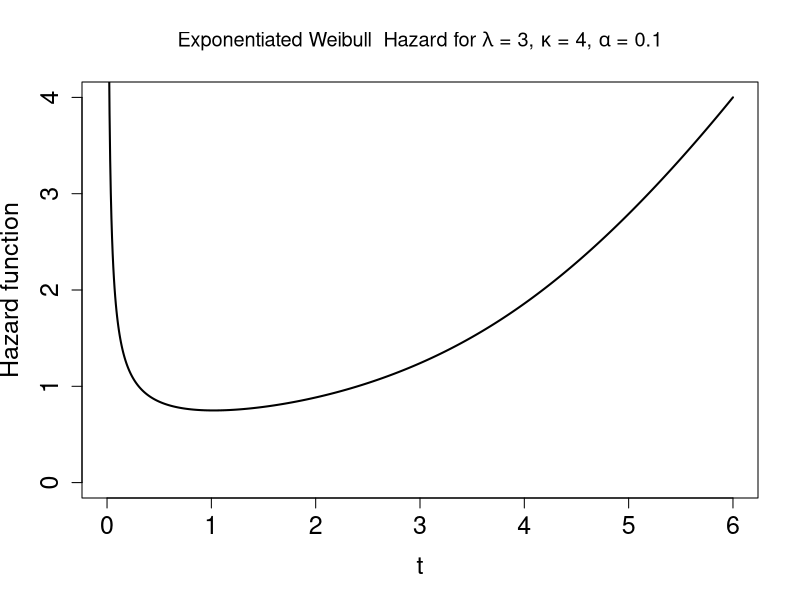

The R source for this figure: (Note: this script raises an error after producing the figure.)
#################################################################
# Job: Fit Exponentiated Weibull distribution for bathtub hazard
#
# Name: Reubenadat
# Date: June 03 2021
# 
##############################################################################
rm(list = ls())
libs = c("utils", "MASS", "copula","numDeriv","scatterplot3d", "reliaR","extRemes","Rmpfr")
lapply(libs, require, character.only = TRUE) #"rmultil" not available for 4.02

### Hazard function and associated plot ####
hexpweibull <- function(t,lambda, kappa, alpha, log=FALSE){
  if ((!is.numeric(t)) || (!is.numeric(lambda)) || (!is.numeric(kappa)) || (!is.numeric(alpha))){ 
    stop("non-numeric argument to mathematical function")}
  if( (length(lambda)!= 1) || (length(kappa)!= 1) || (length(alpha)!= 1) ){
    stop("Non-t parameters must be atomic")}
  if (  (lambda <= 0) || (kappa <= 0) || (alpha <= 0) ){ 
    stop("Invalid arguments.  qp,lp,kp ap must be > 0 ")}
  log.pdf <-  log(alpha) + (alpha-1)*pweibull(t,scale = lambda,shape=kappa,log.p=TRUE) + 
    dweibull(t,scale = lambda,shape=kappa,log=TRUE)
  cdf <- exp(alpha*pweibull(t,scale = lambda,shape = kappa,log.p=TRUE) )
  log.h <- log.pdf - log(1-cdf)
  ifelse(log, return(log.h), return(exp(log.h)))
}   

h <- Vectorize( function(t) hexpweibull(t,3,3,.1) )
curve(h,0,6,ylim=c(0,4),col= "black",lwd=2,n = 1000,
      xlab="t",ylab="Hazard function",cex.axis=1.5, cex.lab = 1.5, 
      main = expression(paste("Exponentiated Weibull  Hazard for ",
                              lambda, " = 3, ", kappa, " = 4, ", alpha, " = 0.1")) )
##############################################################################
##############################################################################
# Cumulative distribution function
pexpweibull<- function(q,lambda,kappa,alpha,log.p=FALSE){
  if ((!is.numeric(q)) || (!is.numeric(lambda))|| (!is.numeric(kappa)) || (!is.numeric(alpha))){ 
    stop("non-numeric argument to mathematical function")}
  if((length(lambda)!= 1) || (length(kappa)!=1) || (length(alpha)!=1)){
    stop("Non-q parameters must be atomic")}
  #if ((min(q) <= 0) || (lambda <= 0) || (kappa <= 0) || (alpha <= 0) ){ 
  # stop("Invalid arguments.  qp,lp,kp ap must be > 0 ")}
  log.cdf <- alpha*pweibull(q,scale = lambda,shape = kappa,log.p=TRUE)
  mpfr(ifelse(log.p, return(log.cdf), return(exp(log.cdf))),128L)
}  
################################################## 
# Probability density function
dexpweibull<- function(t,lambda,kappa,alpha,log=FALSE){
  if ((!is.numeric(t)) || (!is.numeric(lambda))|| (!is.numeric(kappa)) || (!is.numeric(alpha))){ 
    stop("non-numeric argument to mathematical function")}
  if((length(lambda)!= 1) || (length(kappa)!= 1) || (length(alpha)!= 1)){
    stop("Non-x parameters must be atomic")}
  #if ((min(t) <= 0) || (lambda <= 0) || (kappa <= 0) || (alpha <= 0)  ){ 
  # stop("Invalid arguments. td,ld,kd,ad must be > 0 ")}
  log.pdf <-  log(alpha) + (alpha - 1)*pweibull(t,scale = lambda, shape = kappa,log.p  = TRUE)  + 
    dweibull(t,scale = lambda,shape = kappa, log = TRUE)
  mpfr(return(exp(log.pdf)), 128L)
  #ifelse(log, return(log.pdf), return(exp(log.pdf)))
}
##################################################   
# Quantile function
qexpweibull<- function(p,lambda,kappa,alpha){
  quant <-  qweibull(p^(1/alpha),scale = lambda,shape = kappa)
  return(quant)
} 
##################################################   
# Random number generation
rexpweibull<- function(n,lambda,kappa,alpha,log=FALSE){
  if ((!is.numeric(n)) || (!is.numeric(lambda)) ||(!is.numeric(kappa)) || (!is.numeric(alpha))) 
    stop("non-numeric argument to mathematical function")
  if ((n <= 0) || (min(lambda) <= 0) || (min(kappa) <= 0) || (min(alpha) <= 0)) 
    stop("Invalid arguments")
  u = runif(n)
  sim <-  qweibull(u^(1/alpha),scale = lambda,shape=kappa)
  return(sim)
} 
############################################################
smart_df = function(...){
  data.frame(...,stringsAsFactors = FALSE)
}
smart_WT = function(...){
  write.table(...,row.names = FALSE,quote = FALSE)
}
smart_hist = function(xx,...){
  hist(xx,freq = FALSE,...); lines(density(xx),lwd = 2,lty = 2,col = "red")
}
####################### Event time #################################
# true parameters
theta = 4/2;alpha1 = 0.1;alpha2 = 2;lambda1 = 3;lambda2 = 2.1;kappa = 4
true_mean = c(lambda1, kappa,alpha1)

set.seed(223); n.obs = 5000; num_rep = 500
datagum = list()
for (jj in seq(num_rep)) {
  gumbel_cop = gumbelCopula(param = theta, dim = 2,use.indepC =c("message","TRUE","FALSE"))
  bvd = mvdc(copula = gumbel_cop, margins = c("expweibull","weibull"),paramMargins = list(list( lambda = lambda1, kappa = kappa, alpha = alpha1), 
                                                                                          list( shape = alpha2, scale = lambda2)),check = TRUE  )
  all_data = rMvdc(n.obs,bvd)
  datagum[[jj]] = all_data
}
########################################################################
## likelihood ##
ns_llike = function(data_curr,init_params) {
  
  params = init_params; lambda = params[1]; kappa = params[2];  alpha = params[3]; theta = theta
  
  tmppdf1 = dexpweibull(data_curr$X, lambda, kappa, alpha, log = FALSE)
  tmppdf2 = dweibull(data_curr$X, alpha2, lambda2, log = FALSE)
  
  tmpcdf1 = pexpweibull(data_curr$X, lambda, kappa, alpha, log.p = FALSE)
  tmpcdf2 = pweibull(data_curr$X, alpha2, lambda2, lower.tail = TRUE, log.p = FALSE)
  
  tmpu1 = -log( pmax(1e-6,tmpcdf1) )
  tmpu2 = -log( pmax(1e-6,tmpcdf2) )
  
  tmpFxy = exp(-( tmpu1^theta + tmpu2^theta )^(1/theta))
  tmpfxy = as.double( tmpFxy*( (tmpu1^theta + tmpu2^theta)^( (1/theta) - 1) )*
                        ( ( tmpu1^(theta - 1) )*( tmppdf1/tmpcdf1 ) + ( tmpu2^(theta - 1) )*(tmppdf2/tmpcdf2) ) )
  
  tmppdf = pmax(1e-6,tmppdf1 + tmppdf2 - tmpfxy)
  tmpSxy = pmax(1e-6,1 -  tmpcdf1 - tmpcdf2 +  tmpFxy)
  
  ll = sum( event*log(tmppdf) , (1 - event)*log(tmpSxy)  ) 
  ll
}

ns_ll = function(init_params){
  ns_llike(data_curr,init_params)
}
func_hess = function(X){+          tryCatch({
  hess1 = diag(ginv(X))  }, error=function(e){ warning(e)
    error.flag = TRUE })
  hess1
}
###########################optimization##########################
my_optim = function(data_curr) {
  out_opt = optim(init_params, ns_ll, control = list(fnscale = -1, maxit = 1e6), hessian = TRUE)
  hess = -out_opt$hessian; curr_var = func_hess(hess);   curr_params = as.numeric(out_opt$par)
  unc_params = rep(NA,7); unc_params =  c(curr_params,curr_var,propC, init_params )
  all_estimates = rbind(all_estimates, smart_df(S = what_rep, N = sample_size, lambda = unc_params[1],kappa = unc_params[2],alpha = unc_params[3], 
                                                lambda.var = unc_params[4], kappa.var = unc_params[5],alpha.var = unc_params[6], propC = unc_params[7]) )
  all_estimates
}
######################Execution###########################
all_estimates = c()
sample_sizes = 1000#c(1000, 2500,5000) 
for (sample_size in sample_sizes ) {
  cat(paste0("N = ",sample_size,"\n"))
  for (what_rep in seq(num_rep)) {
    if (what_rep %% 5 == 0) cat(paste0(what_rep," "))
    curr_data = datagum[[what_rep]][seq(sample_size),]
    data_cur  = cbind(T = pmin(curr_data[,1], curr_data[,2]), C = runif(sample_size, 0, 6) )
    
    data_curr = transform(data_cur, X = pmin(T, C) )
    event = smart_df(E = ifelse(data_curr$T < data_curr$C, 1, 0)  )#1==yes, 0==no
    propC = table(event)[1]/nrow(event)    
    
    init_params = exp(c(runif(2,-5,2), runif(1,-5,0)) ) #runif(2,1,1.2)#c(runif(1,0,1), runif(1,2,7)) #, runif(1,1/5,1/3) )#rep(1,2)#
    
    all_estimates = my_optim(data_curr)
  }
  cat("\n") #print each line
}
#####################################################################

all_estimates$CP_lambda = all_estimates$lambda - qnorm(0.975)* sqrt(all_estimates$lambda.var) < true_mean[1] & 
  true_mean[1] < all_estimates$lambda + qnorm(0.975) * sqrt(all_estimates$lambda.var)
all_estimates$CP_kappa = all_estimates$kappa - qnorm(0.975)* sqrt(all_estimates$kappa.var) < true_mean[2] & 
  true_mean[2] < all_estimates$kappa + qnorm(0.975) * sqrt(all_estimates$kappa.var)
all_estimates$CP_alpha = all_estimates$alpha - qnorm(0.975)* sqrt(all_estimates$alpha.var) < true_mean[3] & 
  true_mean[3] < all_estimates$alpha + qnorm(0.975) * sqrt(all_estimates$alpha.var)

table_func = function(xx){
  as.numeric(sum(xx)/nrow(all_estimates[which(all_estimates$N== N  ),] ) )
}

summary = c()
for (N in sample_sizes ) {
  tmp_mean = apply(all_estimates[which(all_estimates$N == N), c("lambda","kappa","alpha")],2,mean)
  tmp_df = smart_df(N,params = c("lambda","kappa","alpha"), mean.est = as.numeric(tmp_mean))
  tmp_df$bias = (tmp_df$mean.est) - true_mean
  tmp_df$Mod_var = apply(all_estimates[which(all_estimates$N == N), c("lambda.var","kappa.var","alpha.var")],2, mean)
  tmp_df$Emp_var = apply(all_estimates[which(all_estimates$N == N), c("lambda","kappa","alpha")],2,var)
  tmp_df$CP = apply(all_estimates[which(all_estimates$N == N), c("CP_lambda","CP_kappa","CP_alpha")],2,table_func)
  summary = rbind(summary,tmp_df)
}
summary[,c(3:7)] = lapply(summary[c(3:7)],round,3) ;summary 
summary(all_estimates["propC"])




